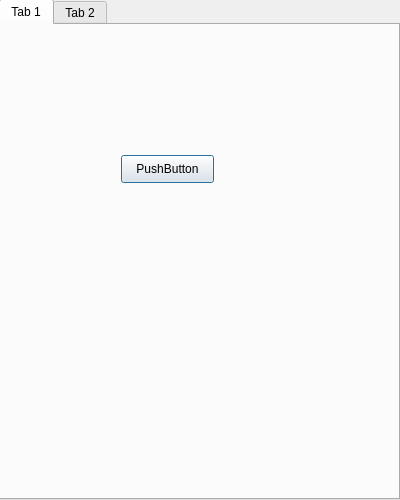
<?xml version="1.0" encoding="UTF-8"?>
<ui version="4.0">
 <class>Window</class>
 <widget class="QDialog" name="Window">
  <property name="geometry">
   <rect>
    <x>0</x>
    <y>0</y>
    <width>400</width>
    <height>500</height>
   </rect>
  </property>
  <property name="windowTitle">
   <string>Dialog</string>
  </property>
  <widget class="QWidget" name="verticalLayoutWidget">
   <property name="geometry">
    <rect>
     <x>-1</x>
     <y>-1</y>
     <width>401</width>
     <height>501</height>
    </rect>
   </property>
   <layout class="QVBoxLayout" name="verticalLayoutWidget">
    <item>
     <widget class="QTabWidget" name="tabWidget">
      <widget class="QWidget" name="tab">
       <attribute name="title">
        <string>Tab 1</string>
       </attribute>
       <widget class="QPushButton" name="pushButton">
        <property name="geometry">
         <rect>
          <x>120</x>
          <y>130</y>
          <width>93</width>
          <height>28</height>
         </rect>
        </property>
        <property name="text">
         <string>PushButton</string>
        </property>
       </widget>
      </widget>
      <widget class="QWidget" name="tab_2">
       <attribute name="title">
        <string>Tab 2</string>
       </attribute>
      </widget>
     </widget>
    </item>
   </layout>
  </widget>
 </widget>
 <resources/>
 <connections/>
</ui>
